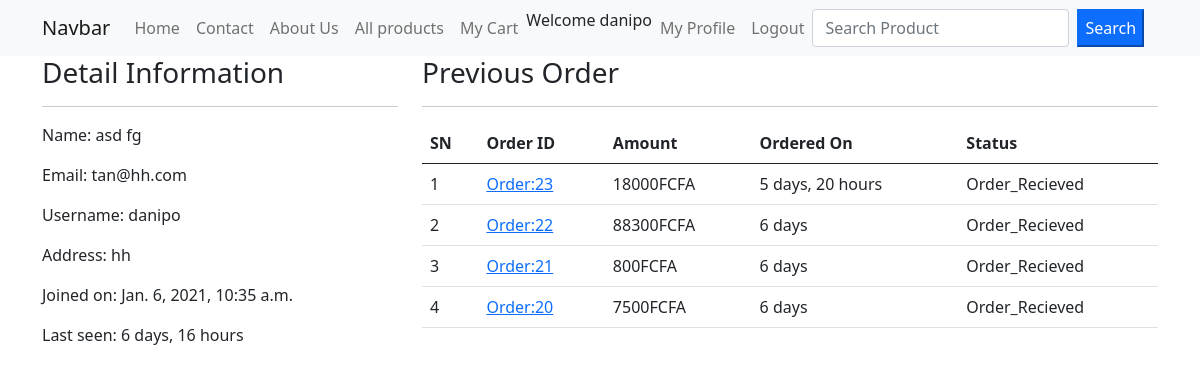
/profile/ (signed in), run on an earlier commit of the app's database.
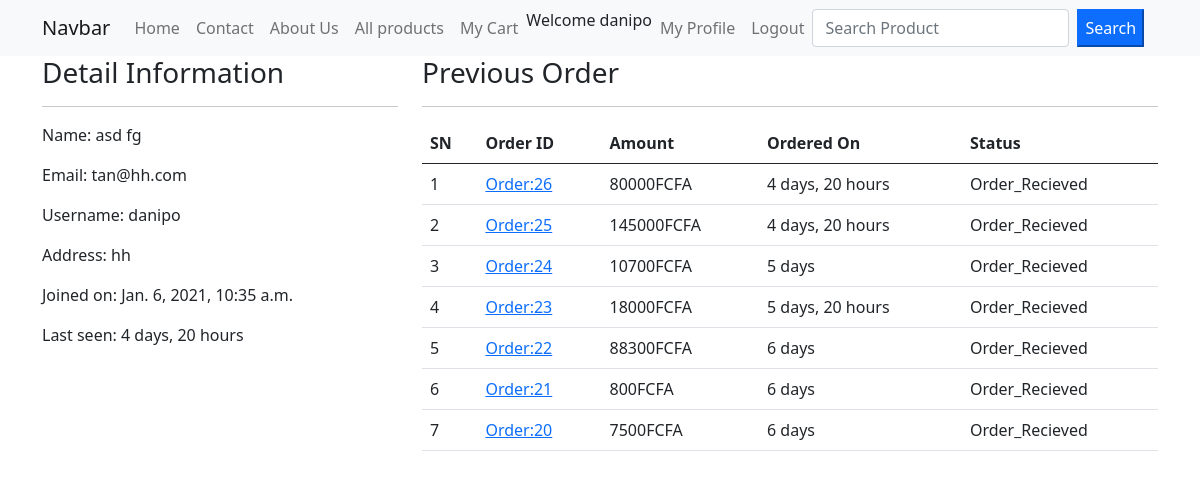
And on a later commit of the database.
### ecommerceapp/models.py (models this page shows, shortened)
class Customer(models.Model):
	user = models.OneToOneField(User, on_delete=models.CASCADE)
	full_name = models.CharField(max_length=200)
	address = models.CharField(max_length=200, null=True,  blank=True)
	joined_on = models.DateTimeField(auto_now_add=True)

class Order(models.Model):
	cart = models.OneToOneField(Cart, on_delete=models.CASCADE)
	ordered_by = models.CharField(max_length=200)
	shipping_address  = models.CharField(max_length=200)
	mobile = models.CharField(max_length=10)
	email = models.EmailField(null=True, blank=True)
	subtotal = models.PositiveIntegerField()
	discount = models.PositiveIntegerField()
	total = models.PositiveIntegerField()
	order_status = models.CharField(max_length=50, choices=ORDER_STATUS, default='Order Recieved')
	created_at = models.DateTimeField(auto_now_add=True)
	payment_method = models.CharField(max_length = 20, choices=METHOD, default='Cash On Delivery')
	payment_completed = models.BooleanField(default=False, null=True, blank=True)

### ecommerceapp/views.py (the view)
# urls.py: path('profile/', CustomerProfileView.as_view(), name='customerprofile'),
class CustomerProfileView(TemplateView):
	template_name = 'customerprofile.html'
	def dispatch(self, request, *args, **kwargs):
		if request.user.is_authenticated and Customer.objects.filter(user=request.user).exists():
			pass
		else:
			return redirect('/login/?next=/profile/')
		return super().dispatch(request, *args, **kwargs)
	def get_context_data(self, **kwargs):
	    context = super().get_context_data(**kwargs)
	    customer = self.request.user.customer
	    context['customer'] = customer
	    orders = Order.objects.filter(cart__customer=customer).order_by('-id')
	    context['order'] = orders
	    return context

### templates/customerprofile.html (shortened to what this page needs)
{% extends "base.html" %}
{% load crispy_forms_tags %}
{% load humanize %}
{% block content %}
<div class="row">
    <div class="col-md-4">
        <h3>Detail Information</h3>
        <hr>
        <p><span class="font-weight-bold">Name:</span> {{customer.full_name}} </p>
        <p><span class="font-weight-bold">Email:</span> {{customer.user.email}} </p>
        <p><span class="font-weight-bold">Username:</span> {{customer.user.username}} </p>
        <p><span class="font-weight-bold">Address:</span> {{customer.address}} </p>
        <p><span class="font-weight-bold">Joined on:</span> {{customer.joined_on}} </p>
        <p><span class="font-weight-bold">Last seen:</span> {{customer.user.last_login|timesince}} </p>
    </div>
    <div class="col-md-8">
        <h3>Previous Order</h3>
        <hr>
        <table class="table">
            <thead>
                <tr>
                    <th>SN</th>
                    <th>Order ID</th>
                    <th>Amount</th>
                    <th>Ordered On</th>
                    <th>Status</th>
                </tr>
            </thead>
            <tbody>
                {% for ord in order %}
                <tr>
                    <td> {{ forloop.counter }} </td>
                    <td> <a href=" {% url "ecommerceapp:customerorderdetails" ord.pk %} ">Order:{{ord.id}}</a>  </td>
                    <td> {{ ord.total }}FCFA </td>
                    <td> {{ ord.created_at|timesince }} </td>
                    <td> {{ ord.order_status }} </td>
                </tr>
                {% endfor %}
            </tbody>
        </table>
    </div>
</div>
{% endblock content %}

What changed in the data, as far as the page shows it:
changed through a linked row, Customer "asd fg": user.last_login "6 days, 16 hours" → "4 days, 20 hours"
added Order: id "26", total "80000", created_at "4 days, 20 hours", order_status "Order_Recieved"
added Order: id "25", total "145000", created_at "4 days, 20 hours", order_status "Order_Recieved"
added Order: id "24", total "10700", created_at "5 days", order_status "Order_Recieved"
